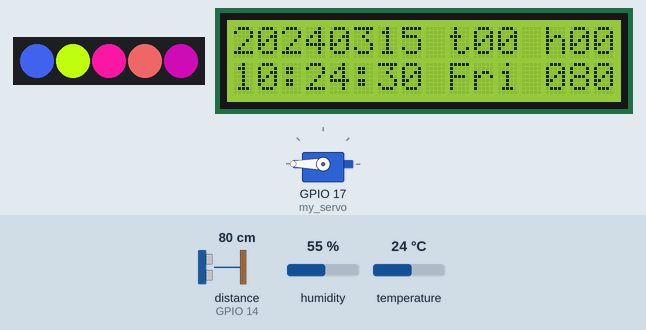
Bench run of a program on a simulated ESP32 board running MicroPython. Shown: servo, 5 RGB LEDs in strip order, left to right, 16×2 character LCD. The test bench sets the inputs (shaded band); at power-on: distance to the obstacle (sensor on GPIO 14) 80 cm, humidity 55 %, temperature 24 °C. The echo pulse lasts 58.3 µs per cm; the clock reads 2024-03-15 10:24:30 at power-on unless the program sets it; random numbers come from a fixed seed.

Above: at 1.2 s.
1.3 s: distance to the obstacle (sensor on GPIO 14) set to 18 cm
At 1.62 s:
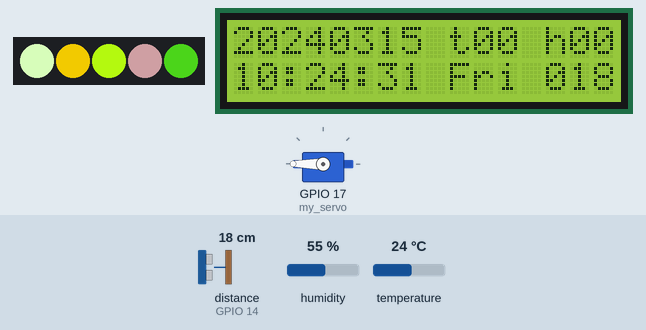
3.9 s: distance to the obstacle (sensor on GPIO 14) set to 14 cm
At 4.29 s:
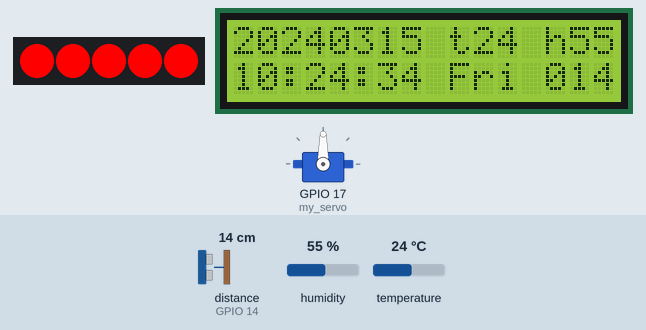
6.6 s: distance to the obstacle (sensor on GPIO 14) set to 35 cm
At 7.38 s:
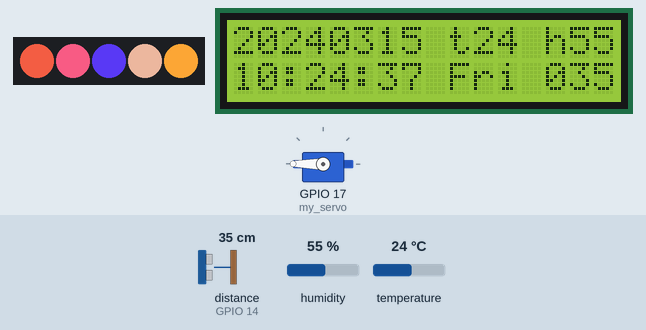
9.0 s: distance to the obstacle (sensor on GPIO 14) set to 2 cm
At 9.34 s:
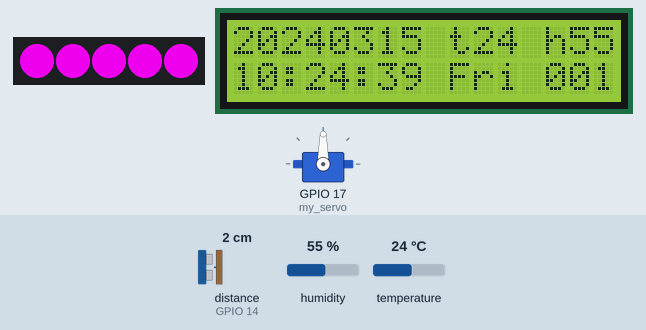
14.8 s: distance to the obstacle (sensor on GPIO 14) set to 60 cm
At 14.96 s:
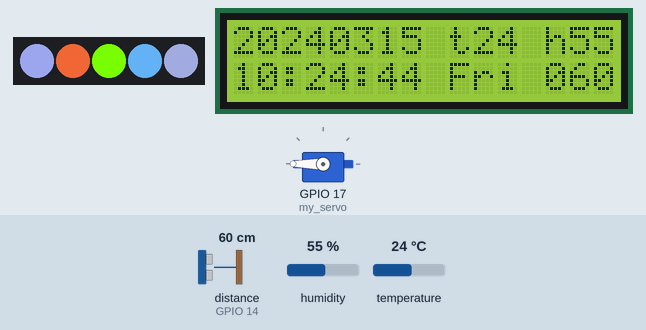
17.0 s: humidity set to 22 %
At 18.26 s:
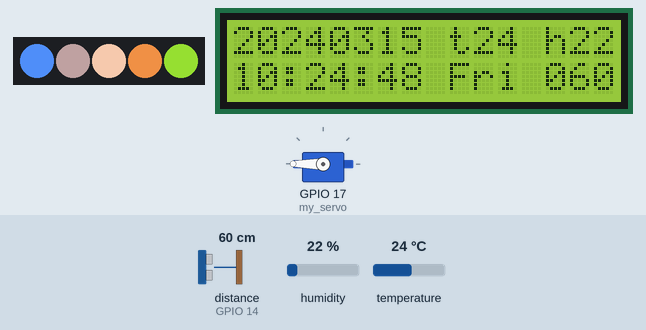
Timing chart, 0 to 24.1 s (numbered marks = the images above; inputs shaded):
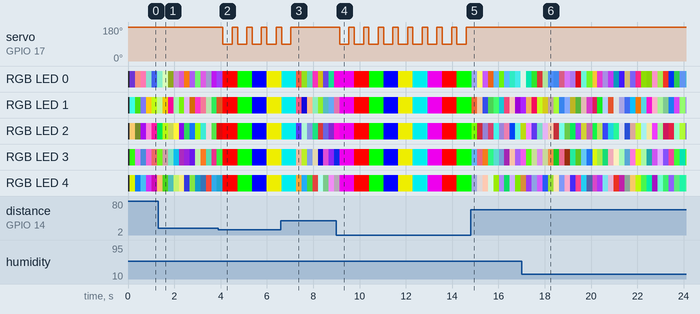

The program:

______________.py
```python
'''
接线:SCL-->25
     SDA-->26
     DS-->27
     (Trig)-->(12)
     (Echo)-->(14)
     WS-->(13)
     舵机
         橙色(信号线)-->(17)
         红色(电源正)-->(5V)
         褐色(电源负)-->(GND)
'''
import random
from machine import Pin,I2C
import time
from i2c_lcd import I2cLcd
import dht
from machine import RTC
from hcsr04 import HCSR04
from neopixel import NeoPixel
from servo import Servo
from machine import Timer

#定义DHT11控制对象
dht11=dht.DHT11(Pin(27))
#定义RTC控制对象
rtc=RTC()
# LCD 1602 I2C 地址
DEFAULT_I2C_ADDR = 0x27
#定义HCSR04控制对象
hcsr04=HCSR04(trigger_pin=12, echo_pin=14)
#定义SG90舵机控制对象
my_servo = Servo(Pin(17))
my_servo.write_angle(180)
#定义WS2812控制对象
pin=13
rgb_num=5
rgb_led=NeoPixel(Pin(pin,Pin.OUT),rgb_num)

# 初始化GPIO口
# def setup():
# global lcd
i2c = I2C(1,sda=Pin(18),scl=Pin(23),freq=400000)
lcd = I2cLcd(i2c, DEFAULT_I2C_ADDR, 2, 16)  # 初始化(设备地址, 背光设置)

#定义星期
week=("Mon","Tue","Wed","Thu","Fri","Sat","Sun")

temp=0
humi=0
f=0
distance=20
# 循环函数
def loop():
    e=0
    d=0
    global temp
    global humi
    global f
    global distance
    while True:
        date_time=rtc.datetime()
        distance=hcsr04.distance_cm()
        lcd.putstr("%d%02d%02d t%02d h%02d"%(date_time[0],date_time[1],date_time[2],temp,humi))
        lcd.putstr("%02d:%02d:%02d %s %03d"%(date_time[4],date_time[5],date_time[6],week[date_time[3]],distance))
        if distance<16 :
            if f==0 :
              my_servo.write_angle(90)
              d=1
        if d==1 and f==0 :
            if e==0 :
               for i in range(rgb_num):
                   rgb_led[i]=(255, 0, 0)
                   rgb_led.write()
            if e==1 :
               for i in range(rgb_num):
                   rgb_led[i]=(0, 255, 0)
                   rgb_led.write()
            if e==2 :
               for i in range(rgb_num):
                   rgb_led[i]=(0, 0, 255)
                   rgb_led.write()
            if e==3 :
               for i in range(rgb_num):
                   rgb_led[i]=(200, 200, 0)
                   rgb_led.write()
            if e==4 :
               for i in range(rgb_num):
                   rgb_led[i]=(0, 200, 200)
                   rgb_led.write()
            if e==5 :
               for i in range(rgb_num):
                   rgb_led[i]=(200, 0, 200)
                   rgb_led.write()
            time.sleep_ms(400)
            e+=1
            if e==6 :
                e=0
        if d==0 :
            for i in range(rgb_num):
                    a=random.randint(0,255)
                    b=random.randint(0,255)
                    c=random.randint(0,255)
                    rgb_led[i]=(a, b, c)
                    rgb_led.write()
        my_servo.write_angle(180)
        time.sleep_ms(200)
        d=0

def time0_irq(time0):
    global temp
    global humi
    global distance
    global f
    dht11.measure()  #调用DHT类库中测量数据的函数
    temp = dht11.temperature()
    humi = dht11.humidity()
    if f==0 :   #休眠模式判断，距离较长时判断为没人在座位上，关闭交互功能，避免外界干扰误触交互
        if distance>70 : #距离
            f=2
    if f==1 :
        if distance<50 :
            f=0
        if distance>70 :
            f=2
    if f==2 :
        if distance<50 :
            f=1

# 程序入口
if __name__ == '__main__':
#     setup()           # 初始化GPIO口
    time0=Timer(0)  #创建time0定时器对象
    time0.init(period=2000,mode=Timer.PERIODIC,callback=time0_irq)
    loop()            # 循环函数
```

Measured:
- the behaviour switches between 17 and 16 cm on distance to the obstacle (sensor on GPIO 14) (found by bisection; images 1 and 2)
- after the input at 3.9 s, servo on GPIO 17 (my_servo): alternates 180° for 0.23 s and 90° for 0.40 s, starting after 0.20 s
- after the input at 9.0 s, servo on GPIO 17 (my_servo): alternates 180° for 0.23 s and 90° for 0.40 s, starting after 0.14 s
- what the display in image 2 shows lasts 0.6 s, from 4.1 s to 4.7 s
